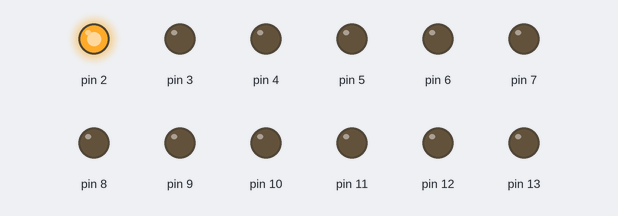
Bench run of a sketch on a simulated Arduino Uno, built with avr-gcc and run on an emulated ATmega328P. Parts: output pins drawn as LEDs (lit = HIGH).

Above: at 0.05 s.
At 0.35 s:
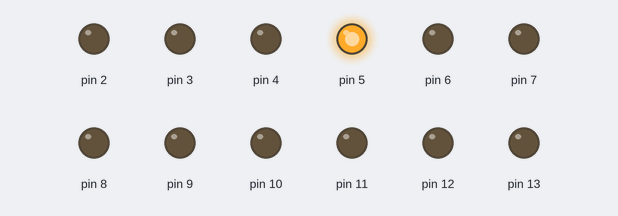
At 0.75 s:
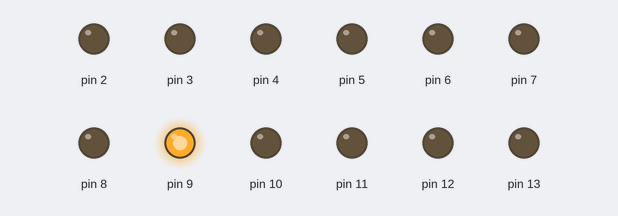
At 1.45 s:
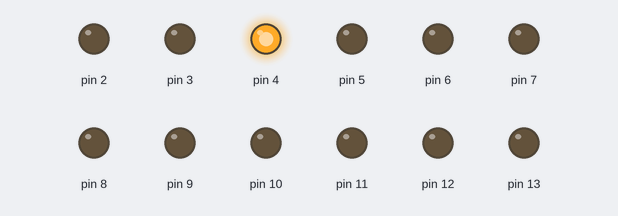
At 2.15 s:
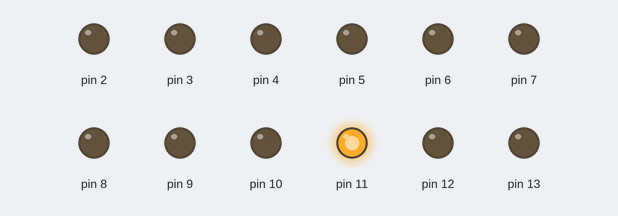
At 2.85 s:
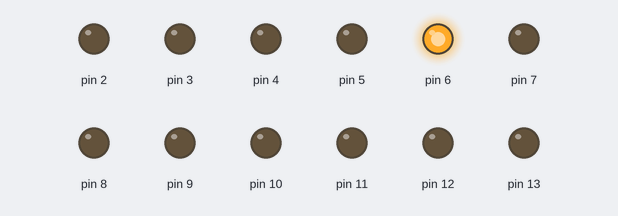
Timing chart, 0 to 3.1 s (numbered marks = the images above):
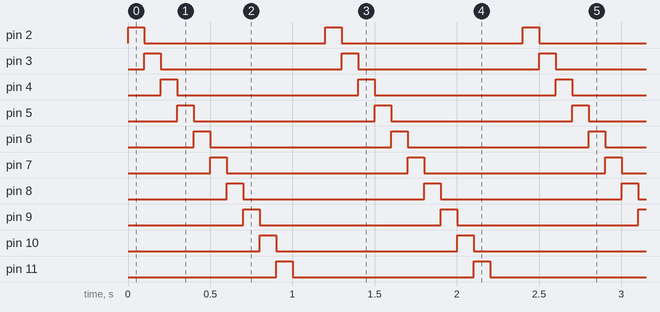

The sketch:

week03_3_arduino_flow_LED.ino
```cpp
//week03_3_arduino_flow_LED
void setup(){
  for(int i=2;i<14;i++) pinMode(i,OUTPUT);
}

void loop(){
  for(int i=2;i<14;i++){
    for(int k=2;k<14;k++) digitalWrite(k,LOW);
    digitalWrite(i,HIGH);
    delay(100);
  }
}
```

Measured:
- by itself, pin 2–13: alternates HIGH for 0.10 s and LOW for 1.1 s
- by itself, everything shown: repeats every 1.2 s, in 12 steps
